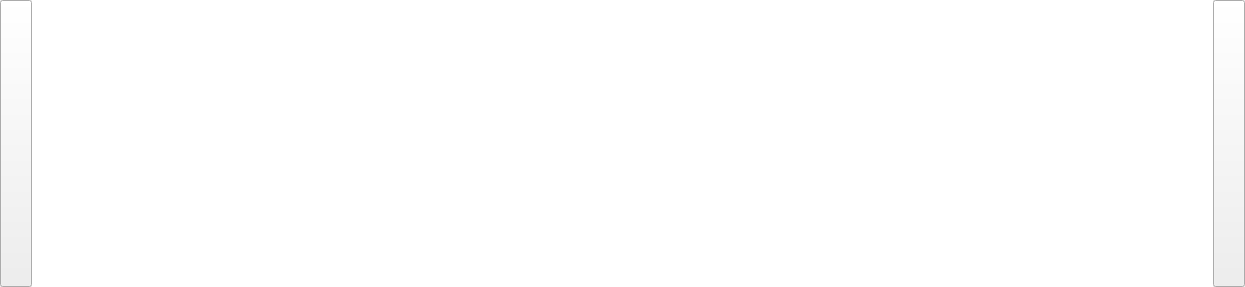
<?xml version="1.0" encoding="UTF-8"?>
<ui version="4.0">
 <class>ImagePickBarClass</class>
 <widget class="QWidget" name="ImagePickBarClass">
  <property name="geometry">
   <rect>
    <x>0</x>
    <y>0</y>
    <width>1245</width>
    <height>287</height>
   </rect>
  </property>
  <property name="windowTitle">
   <string>Form</string>
  </property>
  <layout class="QHBoxLayout" name="horizontalLayout">
   <property name="spacing">
    <number>0</number>
   </property>
   <property name="leftMargin">
    <number>0</number>
   </property>
   <property name="topMargin">
    <number>0</number>
   </property>
   <property name="rightMargin">
    <number>0</number>
   </property>
   <property name="bottomMargin">
    <number>0</number>
   </property>
   <item>
    <widget class="QPushButton" name="m_ScrollLeftButton">
     <property name="sizePolicy">
      <sizepolicy hsizetype="Fixed" vsizetype="Expanding">
       <horstretch>0</horstretch>
       <verstretch>0</verstretch>
      </sizepolicy>
     </property>
     <property name="minimumSize">
      <size>
       <width>32</width>
       <height>0</height>
      </size>
     </property>
     <property name="maximumSize">
      <size>
       <width>32</width>
       <height>16777215</height>
      </size>
     </property>
     <property name="text">
      <string/>
     </property>
    </widget>
   </item>
   <item>
    <widget class="QListWidget" name="m_ImageItemList">
     <property name="frameShape">
      <enum>QFrame::NoFrame</enum>
     </property>
     <property name="frameShadow">
      <enum>QFrame::Plain</enum>
     </property>
     <property name="lineWidth">
      <number>0</number>
     </property>
     <property name="iconSize">
      <size>
       <width>32</width>
       <height>32</height>
      </size>
     </property>
     <property name="verticalScrollMode">
      <enum>QAbstractItemView::ScrollPerPixel</enum>
     </property>
     <property name="flow">
      <enum>QListView::LeftToRight</enum>
     </property>
     <property name="resizeMode">
      <enum>QListView::Adjust</enum>
     </property>
     <property name="uniformItemSizes">
      <bool>true</bool>
     </property>
    </widget>
   </item>
   <item>
    <widget class="QPushButton" name="m_ScrollRightButton">
     <property name="sizePolicy">
      <sizepolicy hsizetype="Fixed" vsizetype="Expanding">
       <horstretch>0</horstretch>
       <verstretch>0</verstretch>
      </sizepolicy>
     </property>
     <property name="minimumSize">
      <size>
       <width>32</width>
       <height>0</height>
      </size>
     </property>
     <property name="maximumSize">
      <size>
       <width>32</width>
       <height>16777215</height>
      </size>
     </property>
     <property name="text">
      <string/>
     </property>
    </widget>
   </item>
  </layout>
 </widget>
 <resources/>
 <connections/>
</ui>
